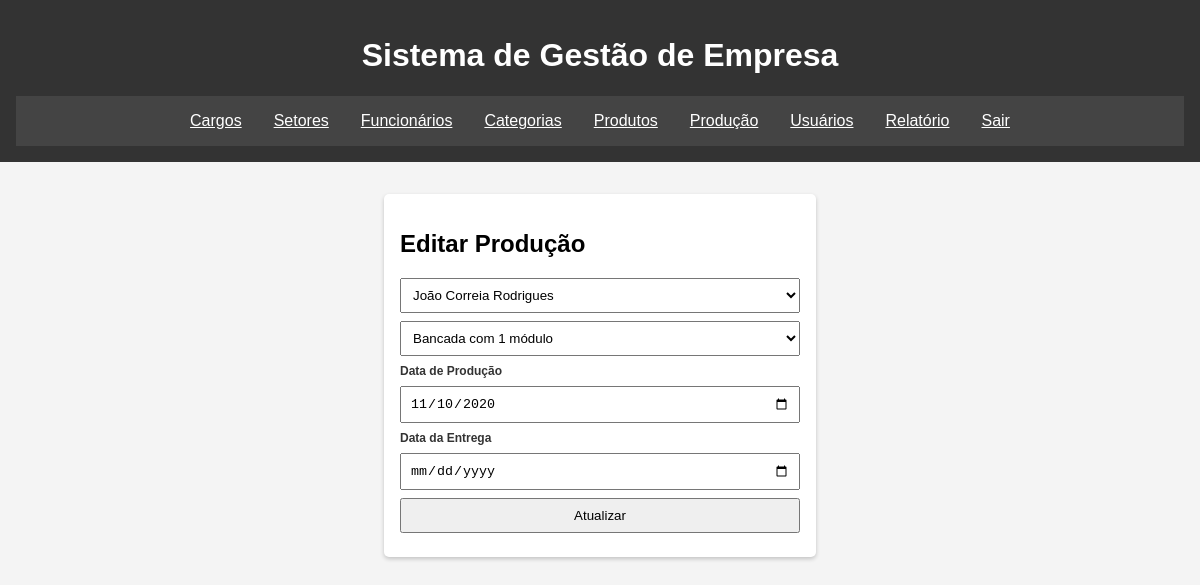
The app's page /salvar-producao.php?id=1 (signed in) with its own data.
### tables this page shows
CREATE TABLE `producao` (
  `ProducaoID` int(11) NOT NULL,
  `ProdutoID` int(11) DEFAULT NULL,
  `FuncionarioID` int(11) DEFAULT NULL,
  `ClienteID` int(11) DEFAULT NULL,
  `DataProducao` date DEFAULT NULL,
  `DataEntrega` date DEFAULT NULL
);

CREATE TABLE `funcionarios` (
  `FuncionarioID` int(11) NOT NULL,
  `Nome` varchar(100) DEFAULT NULL,
  `DataNascimento` date DEFAULT NULL,
  `Email` varchar(255) DEFAULT NULL,
  `Ramal` varchar(4) DEFAULT NULL,
  `CargoID` int(11) DEFAULT NULL,
  `SetorID` int(11) DEFAULT NULL,
  `Salario` float DEFAULT NULL,
  `Sexo` varchar(1) DEFAULT NULL,
  `Altura` float NOT NULL DEFAULT 0,
  `CPF` varchar(15) NOT NULL DEFAULT '',
  `RG` varchar(15) NOT NULL DEFAULT ''
);

CREATE TABLE `produtos` (
  `ProdutoID` int(11) NOT NULL,
  `Nome` varchar(45) DEFAULT NULL,
  `Preco` float DEFAULT NULL,
  `CategoriaID` int(11) DEFAULT NULL,
  `Referencia` varchar(45) DEFAULT NULL,
  `Descricao` longtext DEFAULT NULL,
  `Peso` float DEFAULT NULL
);

### salvar-producao.php (the view, shortened to what this page needs)
<?php
include_once './include/conexao.php';
include_once './include/header.php';
$id = isset($_GET['id']) ? $_GET['id'] : null;
if ($id) {
    $sql = "SELECT * FROM producao WHERE ProducaoID = $id";
    $resultado = $conn->query($sql);
    $producao = $resultado->fetch_assoc();
}
$sql_funcionarios = "SELECT FuncionarioID, Nome FROM funcionarios";
$resultado_funcionarios = $conn->query($sql_funcionarios);
$sql_produtos = "SELECT ProdutoID, Nome FROM produtos";
$resultado_produtos = $conn->query($sql_produtos);
?>
<main>
    <div id="producao" class="tela">
        <form class="crud-form" method="POST" action="">
          <h2><?php echo $id ? 'Editar Produção' : 'Cadastro de Produção de Produtos'; ?></h2>
          <select name="funcionario">
            <?php while ($funcionario = $resultado_funcionarios->fetch_assoc()) { ?>
              <option value="<?php echo $funcionario['FuncionarioID']; ?>" <?php echo ($id && $producao['FuncionarioID'] == $funcionario['FuncionarioID']) ? 'selected' : ''; ?>>
                <?php echo $funcionario['Nome']; ?>
              </option>
            <?php } ?>
          </select>
          <select name="produto">
            <?php while ($produto = $resultado_produtos->fetch_assoc()) { ?>
              <option value="<?php echo $produto['ProdutoID']; ?>" <?php echo ($id && $producao['ProdutoID'] == $produto['ProdutoID']) ? 'selected' : ''; ?>>
                <?php echo $produto['Nome']; ?>
              </option>
            <?php } ?>
          </select>
          <label for="data_producao">Data de Produção</label>
          <input type="date" name="data_producao" value="<?php echo $id ? $producao['DataProducao'] : ''; ?>">
          <label for="data_entrega">Data da Entrega</label>
          <input type="date" name="data_entrega" value="<?php echo $id ? $producao['DataEntrega'] : ''; ?>">
          <button type="submit"><?php echo $id ? 'Atualizar' : 'Salvar'; ?></button>
        </form>
    </div>
</main>
<?php
include_once './include/footer.php';
?>

### assets/style.css (style rules this page uses)
body { font-family: Arial, sans-serif; background-color: #f4f4f4; margin: 0; padding: 0; }
.tela { padding: 2rem; }
.login-form, .crud-form { background-color: white; padding: 1rem; border-radius: 5px; max-width: 400px; margin: auto; box-shadow: 0 2px 4px rgba(0,0,0,0.2); }
input, textarea { display: block; width: 95%; margin: 0.5rem 0; padding: 0.5rem; }
button,select { display: block; width: 100%; margin: 0.5rem 0; padding: 0.5rem; }
label { display: block; width: 100%; font-size: 12px; color: #333; font-weight: 800; margin: 0.5rem 0; }

### records on screen
producao: funcionario "João Correia Rodrigues", produto "Bancada com 1 módulo", data_producao "11/10/2020"
